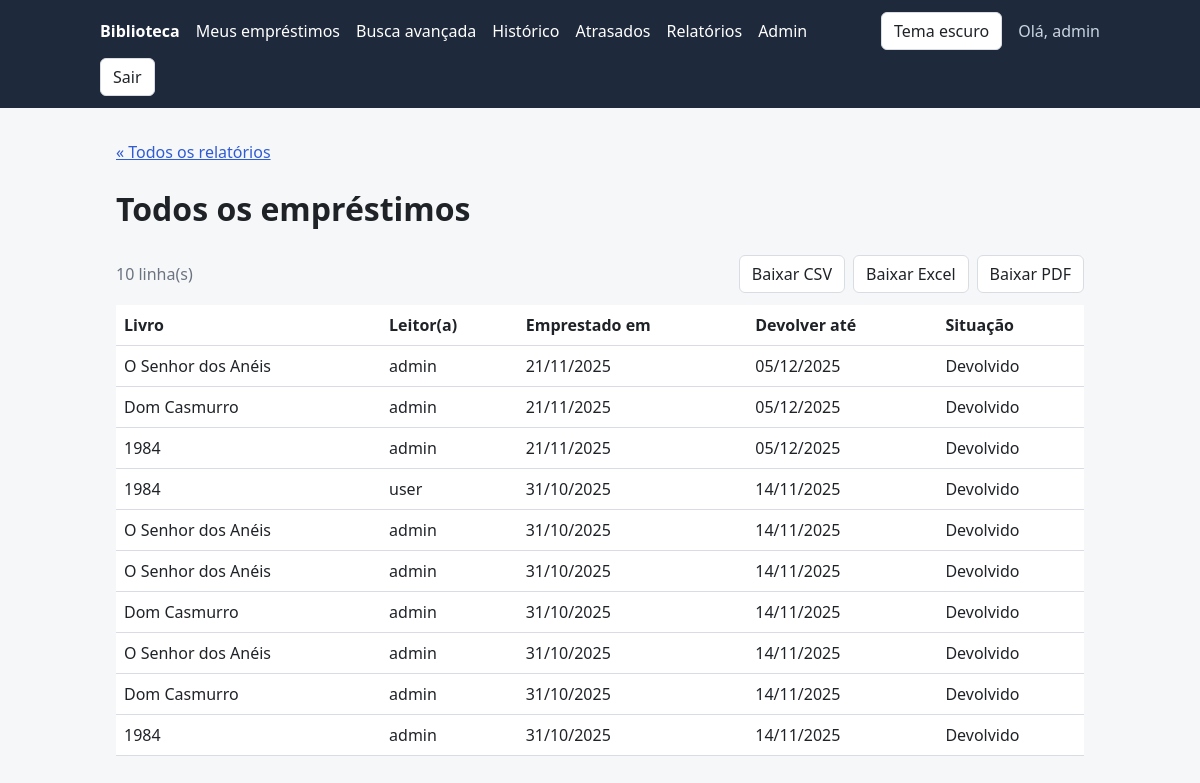
The page /equipe/relatorios/emprestimos/ (signed in) on the database its author committed.
### catalog/models.py (models this page shows, shortened)
class Book(models.Model):
    title = models.CharField("Título", max_length=255)  # texto curto, até 255 caracteres
    author = models.CharField("Autor(a)", max_length=255)
    isbn = models.CharField("ISBN", max_length=13, unique=True)  # unique: o banco não aceita ISBN repetido
    copies_total = models.PositiveIntegerField("Cópias totais", default=1)  # inteiro >= 0; vale 1 se ninguém informar
    image = models.ImageField("Capa", upload_to="book_covers/", blank=True, null=True)
    category = models.ForeignKey(
        Category,
        on_delete=models.SET_NULL,
        null=True,
        blank=True,
        related_name="books",  # permite fazer categoria.books.all()
        verbose_name="Categoria",
    )
    language = models.CharField("Idioma", max_length=50, blank=True)
    publisher = models.CharField("Editora", max_length=150, blank=True)
    edition_year = models.PositiveSmallIntegerField("Ano de edição", null=True, blank=True)
    created_at = models.DateTimeField("Cadastrado em", auto_now_add=True)  # preenchido sozinho na criação
    class Meta:
        ordering = ["title"]  # ordem padrão das consultas: alfabética pelo título
        verbose_name = "Livro"  # nome no singular, usado pelo Admin
        verbose_name_plural = "Livros"  # nome no plural, usado pelo Admin

### catalog/views.py (the view)
# urls.py: path("equipe/relatorios/<slug:slug>/", views.report_detail, name="report_detail"),
@staff_required
def report_detail(request, slug):
    title, data = get_report(slug)
    context = {"slug": slug, "title": title, **data}
    return render(request, "catalog/report_detail.html", context)

### catalog/reports.py (called while the page is built)
def all_loans():
    loans = Loan.objects.select_related("book", "user").order_by("-borrowed_at")[:200]
    rows = []
    for loan in loans:
        if loan.returned_at:
            status = "Devolvido"
        elif loan.is_overdue:
            status = "Atrasado"
        else:
            status = "Em dia"
        rows.append(
            [
                loan.book.title,
                loan.user.username,
                loan.borrowed_at.strftime("%d/%m/%Y"),  # strftime formata a data como texto
                loan.due_date.strftime("%d/%m/%Y"),
                status,
            ]
        )
    return {"headers": ["Livro", "Leitor(a)", "Emprestado em", "Devolver até", "Situação"], "rows": rows}

### catalog/views.py (called while the page is built)
def staff_required(view):
    @wraps(view)  # mantém o nome e a documentação da view original
    @login_required  # primeiro exige login
    def wrapper(request, *args, **kwargs):
        if not request.user.is_staff:
            raise PermissionDenied
        return view(request, *args, **kwargs)
    return wrapper  # a função "embrulhada" passa a ocupar o lugar da view

def get_report(slug):
    if slug not in REPORTS:
        raise Http404("Relatório não encontrado.")
    title, build = REPORTS[slug]
    return title, build()  # agora sim a função do relatório é chamada (com parênteses)

### templates/catalog/report_detail.html (shortened to what this page needs)
{% extends "base.html" %}
{% block content %}
  <p><a href="{% url 'catalog:reports_index' %}">« Todos os relatórios</a></p>
  <h1>{{ title }}</h1>
  <div class="actions">
    <span class="muted">{{ rows|length }} linha(s)</span>
    <a class="btn" href="{% url 'catalog:report_export' slug 'csv' %}">Baixar CSV</a>
    <a class="btn" href="{% url 'catalog:report_export' slug 'xlsx' %}">Baixar Excel</a>
    <a class="btn" href="{% url 'catalog:report_export' slug 'pdf' %}">Baixar PDF</a>
  </div>
  <div class="table-wrap" style="margin-top: 12px;">
    <table>
      <thead>
        <tr>
          {% for header in headers %}<th>{{ header }}</th>{% endfor %}
        </tr>
      </thead>
      <tbody>
        {% for row in rows %}
          <tr>
            {% for value in row %}<td>{{ value }}</td>{% endfor %}
          </tr>
        {% empty %}
          <tr><td colspan="{{ headers|length }}" class="muted">Nenhum dado ainda.</td></tr>
        {% endfor %}
      </tbody>
    </table>
  </div>
{% endblock %}

### templates/base.html (shortened to what this page needs)
{% load static %}
<!DOCTYPE html>
<html lang="pt-br">
<head>
  <link rel="stylesheet" href="{% static 'css/style.css' %}">
</head>
<body>
  <header>
    <nav>
      <a href="{% url 'catalog:book_list' %}"><strong>Biblioteca</strong></a>
      {% if user.is_authenticated %}
        <a href="{% url 'catalog:my_loans' %}">Meus empréstimos</a>
        <a href="{% url 'catalog:advanced_search' %}">Busca avançada</a>
        <a href="{% url 'catalog:search_history' %}">Histórico</a>
        {% if user.is_staff %}
          <a href="{% url 'catalog:overdue_loans' %}">Atrasados</a>
          <a href="{% url 'catalog:reports_index' %}">Relatórios</a>
          <a href="{% url 'admin:index' %}">Admin</a>
        {% endif %}
      {% endif %}
      <button id="theme-toggle" class="btn" type="button">Tema escuro</button>
      {% if user.is_authenticated %}
        <span class="user">Olá, {{ user.username }}</span>
        <form class="inline" method="post" action="{% url 'logout' %}">
          <button class="btn" type="submit">Sair</button>
        </form>
      {% else %}
        <a href="{% url 'login' %}">Entrar</a>
      {% endif %}
    </nav>
  </header>
  <main>
    {% block content %}{% endblock %}
  </main>
</body>
</html>

### static/css/style.css (style rules this page uses)
:root { --bg: #f6f7f9; --card: #ffffff; --text: #1f2328; --muted: #6b7280; --border: #d9dde3; --primary: #2f5bd3; --header: #1e293b; --danger: #b42318; --success: #067647; --warning: #b54708; }
* { box-sizing: border-box; }
body { margin: 0; font-family: system-ui, Arial, sans-serif; background: var(--bg); color: var(--text); line-height: 1.5; }
a { color: var(--primary); }
header { background: var(--header); padding: 12px 16px; }
nav { max-width: 1000px; margin: 0 auto; display: flex; flex-wrap: wrap; gap: 8px 16px; align-items: center; }
nav a { color: #fff; text-decoration: none; }
nav .user { color: #cbd5e1; }
main { max-width: 1000px; margin: 0 auto; padding: 16px; }
.muted { color: var(--muted); }
.btn { display: inline-block; padding: 6px 12px; border: 1px solid var(--border); border-radius: 6px; background: var(--card); color: var(--text); cursor: pointer; font: inherit; text-decoration: none; }
form.inline { display: inline; }
table { width: 100%; border-collapse: collapse; background: var(--card); }
th, td { padding: 8px; border-bottom: 1px solid var(--border); text-align: left; vertical-align: middle; }
.table-wrap { overflow-x: auto; }
.actions { display: flex; flex-wrap: wrap; gap: 8px; align-items: center; margin-top: 12px; }

### rows shown on the page
Book: row "O Senhor dos Anéis" "O Senhor dos Anéis" "O Senhor dos Anéis" "O Senhor dos Anéis"
Book: row "Dom Casmurro" "Dom Casmurro" "Dom Casmurro"
Book: row "1984" "1984" "1984"

### other values the page prints
{{ user.username }} "admin"
{{ title }} "Todos os empréstimos"
{{ rows|length }} "10"
{{ header }} "Livro" "Leitor(a)" "Emprestado em" "Devolver até" "Situação"
{{ value }} "admin" "21/11/2025" "05/12/2025" "Devolvido" "admin" "21/11/2025" "05/12/2025" "Devolvido" "admin" "21/11/2025" "05/12/2025" "Devolvido" "user" "31/10/2025" "14/11/2025" "Devolvido" "admin" "31/10/2025" "14/11/2025" "Devolvido" "admin" "31/10/2025" "14/11/2025" "Devolvido" "admin" "31/10/2025" "14/11/2025" "Devolvido" "admin" "31/10/2025" "14/11/2025" "Devolvido" "admin" "31/10/2025" "14/11/2025" "Devolvido" "admin" "31/10/2025" "14/11/2025" "Devolvido"
